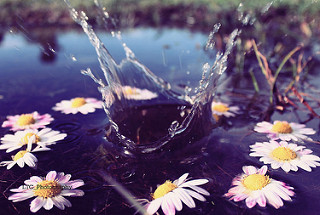
#> input picture Image Classification/flower_photos/daisy/10172379554_b296050f82_n.jpg, 320 x 215 px, given in place of Theif_video.mp4, which was not available
$ python burgler.py
#> lines starting #> are read from the running program, lines starting #| are printed output that depends on the picture; after the words box and inside, x2 and y2 are one past the last pixel; in counts of white or black regions, pixels touching at a corner belong together; pictures that were not available may be replaced by others from this repository, and a replacement may not be noted
import cv2
import time
from pathlib import Path

cap = cv2.VideoCapture('Theif_video.mp4')
output_dir = Path(__file__).parent / 'motion_images'
output_dir.mkdir(exist_ok=True)

frames=[]
gap=5
count=0
last_saved_time = 0.0

while True:
    ret, frame = cap.read()
#> frame is the input picture: shape (215, 320, 3); mean B, G, R 117.3, 87.4, 102.2
    if not ret:
        break

    grayscale = cv2.cvtColor(frame, cv2.COLOR_BGR2GRAY)
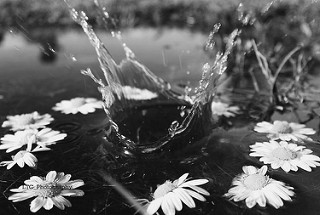
#> grayscale: shape (215, 320); min 1, max 255, mean 95.3
    frames.append(grayscale)
    count += 1

    if len(frames) > gap+1:
        frames.pop(0)

    cv2.putText(frame, f'Frame Count: {count}', (10, 30), cv2.FONT_HERSHEY_SIMPLEX, 1, (0, 255, 0), 2)
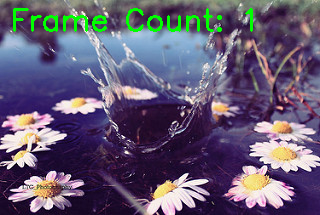
#> frame: shape (215, 320, 3); 2.04% of pixels changed, all inside (x1, y1, x2, y2) = (13, 8, 253, 32)
    if len(frames) > gap:
        diff = cv2.absdiff(frames[-1], frames[0])
        _, thresh = cv2.threshold(diff, 100, 255, cv2.THRESH_BINARY) # Create a binary image to highlight the differences
        contours,_= cv2.findContours(thresh, cv2.RETR_EXTERNAL, cv2.CHAIN_APPROX_SIMPLE)

        for c in contours:
            if cv2.contourArea(c) > 1000:  # Filter out small contours
                (x, y, w, h) = cv2.boundingRect(c)
                cv2.rectangle(frame, (x, y), (x + w, y + h), (0, 255, 0), 2)
                cv2.putText(frame, 'Motion Detected', (x, y - 10), cv2.FONT_HERSHEY_SIMPLEX, 0.5, (0, 255, 0), 2)
        motion= any(cv2.contourArea(c) > 1000 for c in contours)

        if motion:
            cv2.putText(frame, 'Motion Detected', (10, 60), cv2.FONT_HERSHEY_SIMPLEX, 1, (0, 0, 255), 2)
            current_time = time.monotonic()
            if current_time - last_saved_time >= 1.0:
                image_path = output_dir / f'motion_frame_{count}.jpg'
                if not cv2.imwrite(str(image_path), frame):
                    print(f'Could not save motion frame to {image_path}')
                last_saved_time = current_time

    cv2.imshow('Motion Detection', frame)

    if cv2.waitKey(1) & 0xFF == ord('q'): # Press 'q' to exit the loop
#> (key q is pressed here)
        break

cap.release()
cv2.destroyAllWindows()

$ run again, on Image Classification/flower_photos/daisy/10172567486_2748826a8b.jpg
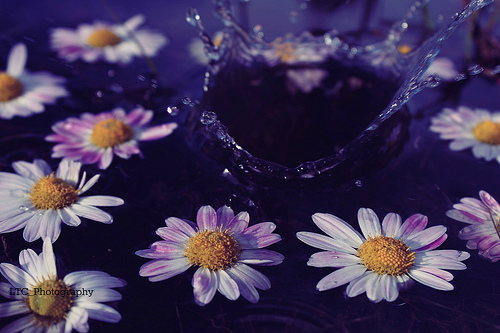
#> input picture Image Classification/flower_photos/daisy/10172567486_2748826a8b.jpg, 500 x 333 px, given in place of Theif_video.mp4, which was not available
#> frame is the input picture: shape (333, 500, 3); mean B, G, R 86.1, 52.1, 64.6
#> `grayscale = cv2.cvtColor(frame, cv2.COLOR_BGR2GRAY)`:
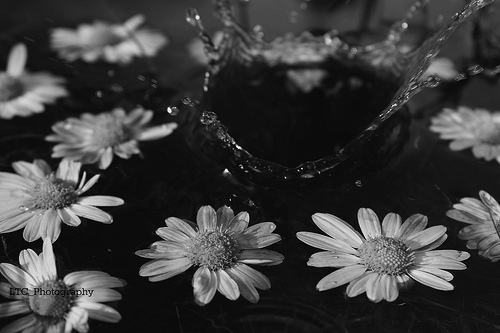
#> grayscale: shape (333, 500); min 0, max 255, mean 59.7
#> `cv2.putText(frame, f'Frame Count: {count}', (10, 30), cv2.FONT_HERSHEY..`:
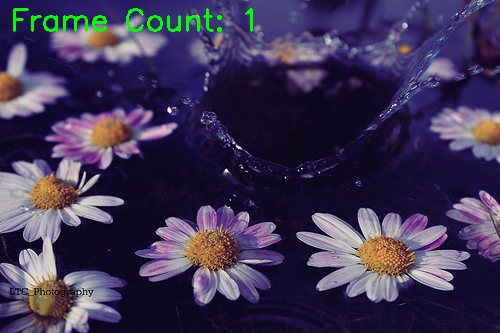
#> frame: shape (333, 500, 3); 0.84% of pixels changed, all inside (x1, y1, x2, y2) = (13, 8, 253, 32)

$ run again, on Image Classification/flower_photos/daisy/102841525_bd6628ae3c.jpg
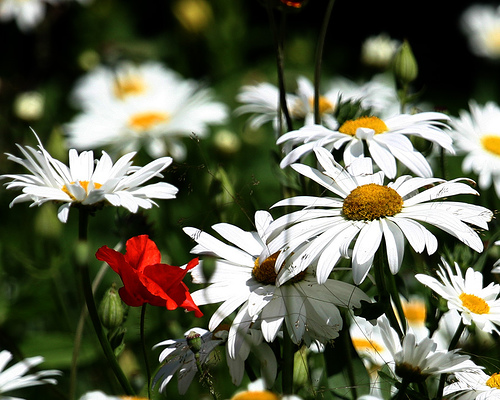
#> input picture Image Classification/flower_photos/daisy/102841525_bd6628ae3c.jpg, 500 x 400 px, given in place of Theif_video.mp4, which was not available
#> frame is the input picture: shape (400, 500, 3); mean B, G, R 79.7, 100.2, 97.7
#> `grayscale = cv2.cvtColor(frame, cv2.COLOR_BGR2GRAY)`:
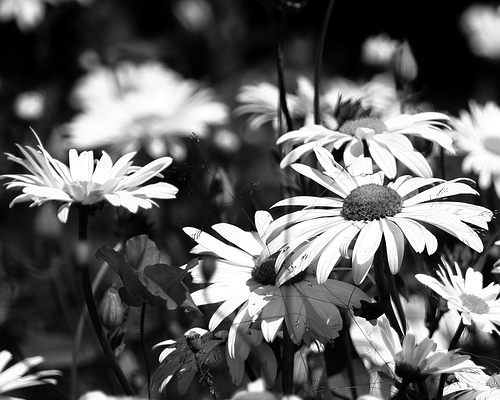
#> grayscale: shape (400, 500); min 0, max 255, mean 97.1
#> `cv2.putText(frame, f'Frame Count: {count}', (10, 30), cv2.FONT_HERSHEY..`:
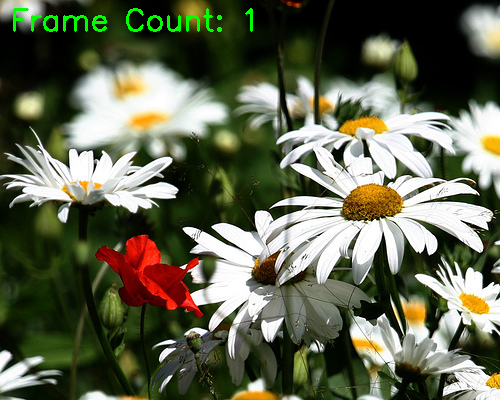
#> frame: shape (400, 500, 3); 0.7% of pixels changed, all inside (x1, y1, x2, y2) = (13, 8, 253, 32)

$ run again, on Image Classification/flower_photos/daisy/10555826524_423eb8bf71_n.jpg
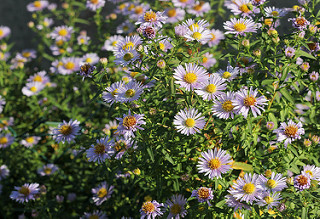
#> input picture Image Classification/flower_photos/daisy/10555826524_423eb8bf71_n.jpg, 320 x 219 px, given in place of Theif_video.mp4, which was not available
#> frame is the input picture: shape (219, 320, 3); mean B, G, R 72.7, 100, 95.5
#> `grayscale = cv2.cvtColor(frame, cv2.COLOR_BGR2GRAY)`:
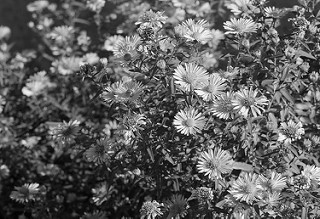
#> grayscale: shape (219, 320); min 0, max 255, mean 95.6
#> `cv2.putText(frame, f'Frame Count: {count}', (10, 30), cv2.FONT_HERSHEY..`:
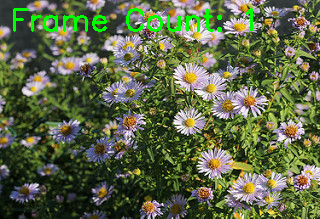
#> frame: shape (219, 320, 3); 2% of pixels changed, all inside (x1, y1, x2, y2) = (13, 8, 253, 32)
